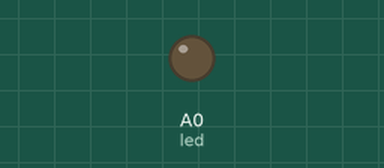
Bench run of a sketch on a simulated Arduino Uno, built with avr-gcc and run on an emulated ATmega328P. On the bench: output pins drawn as LEDs (lit = HIGH).

Above: at 0.7 s.
At 5.2 s:
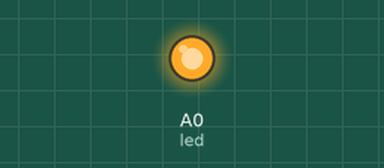
Timing chart, 0 to 6.9 s (numbered marks = the images above):
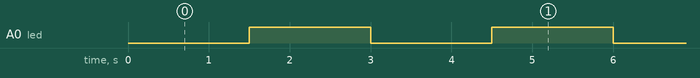

Measured:
- by itself, A0 (led): alternates HIGH for 1.5 s and LOW for 1.5 s

The sketch:

stunning_elzing1__4_.ino
```cpp
#define led A0


void setup()
{
  pinMode(led, OUTPUT);
  Serial.begin(9600);
}

void loop()
{

  analogWrite(led,0);
  delay(500);
  analogWrite(led,50);
  delay(500);
  analogWrite(led,100);
  delay(500);
  analogWrite(led,150);
  delay(500);
  analogWrite(led,200);
  delay(500);
  analogWrite(led,255);
  delay(500);
}
```
